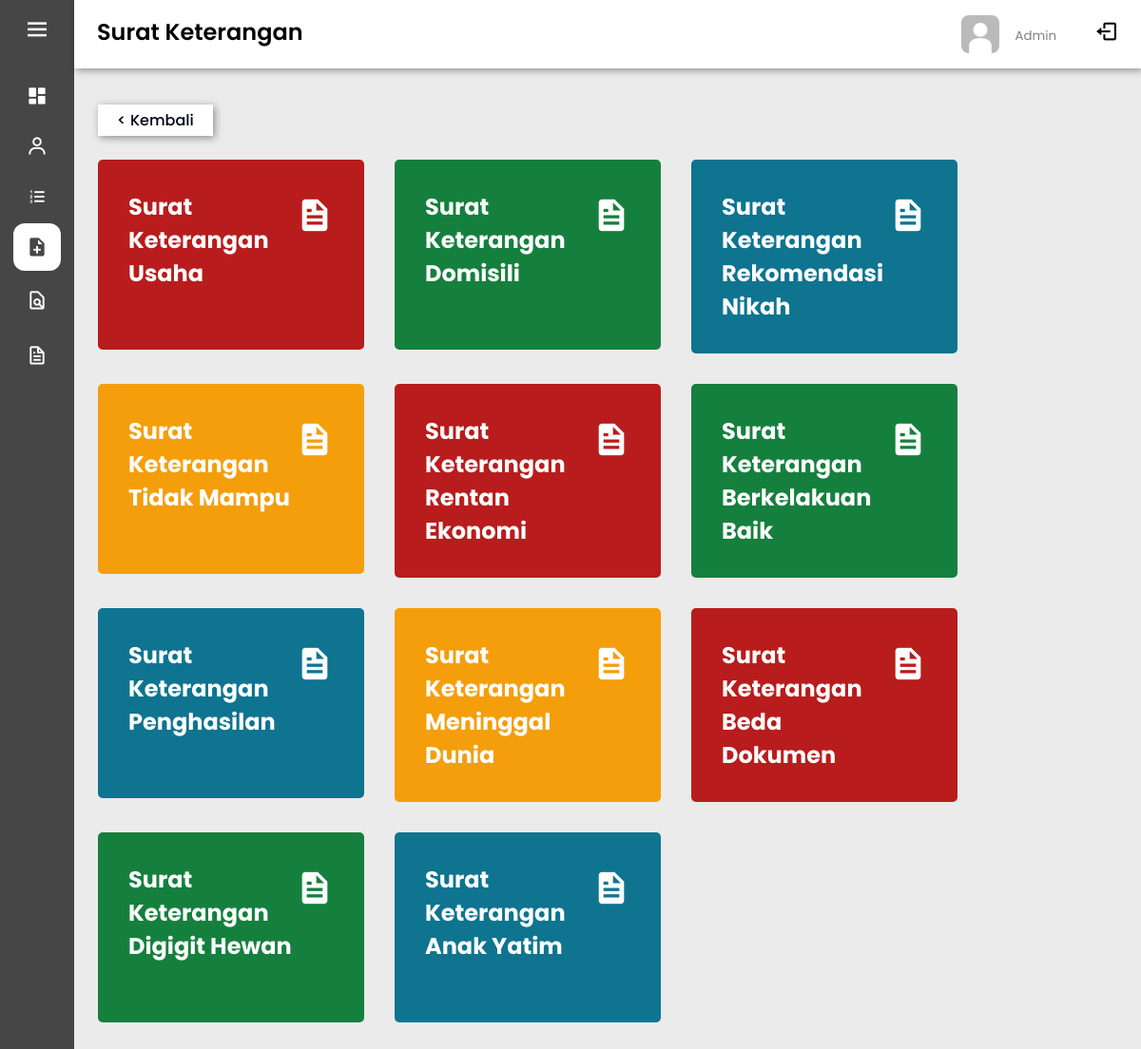
The app's page /admin/kelola_arsip/srtktrng/index.php with its own data.
### tables this page shows
CREATE TABLE `jenis_keterangan` (
  `id_jenis_keterangan` int(11) NOT NULL,
  `jenis_keterangan` varchar(100) NOT NULL
);

### admin/kelola_arsip/srtktrng/index.php (the view, shortened to what this page needs)
<?php
include '../../../koneksi.php';
?>
<!DOCTYPE html>
<html lang="en">
<head>
    <link rel="stylesheet" href="style/index.css">
    <link href='https://unpkg.com/boxicons@2.0.9/css/boxicons.min.css' rel='stylesheet'>
</head>
<body>
    <div class="sidebar">
        <div class="logo-content">
            <i class='bx bx-menu' id="btn"></i>
        </div>
        <ul class="nav-list">
            <li>
                <a href="../../index.php">
                <i class='bx bxs-dashboard'></i>
                </a>
            </li>
            <li>
                <a href='../../akun'>
                    <i class='bx bx-user'></i>
                </a>
            </li>
            <li>
                <a href='../../jenis'>
                    <i class='bx bx-list-ol'></i>
                </a>
            </li>
            <li class="active">
                <a href='../../kelola_arsip'>
                    <i class='bx bxs-file-plus'></i>
                </a>
            </li>
            <li onclick="drop()">
                <label>
                    <i class='bx bx-file-find'></i>
                </label>
            </li>
            <li onclick="dropp()">
                <label>
                    <i class='bx bx-file'></i>
                </label>
            </li>
        </ul>
    </div>
    <div class="main-content">
        <header>
            <h2>
                Surat Keterangan
            </h2>
            <div class="user">
                <img src="../../../img/pp.jpg" width="40px" height="40px" alt="">
                <div>
                    <small>Admin</small>
                </div>
                <div class="logout">
                <a href="../../../logout.php"><i class='bx bx-log-out' id="logout"></i></a>
                </div>
            </div>
        </header>
        <main>
        <div class="list">
            <a href="../index.php"><button class='bton'>< Kembali</button></a>
        </div>
            <div class="cards">
                <?php
                $sql = $conn->prepare("SELECT * FROM jenis_keterangan");
                $sql->execute();
                $data = $sql->fetchAll();
                foreach($data as $value) {
                    $a = array(1,5,9,13,17,21,25);
                    $b = array(2,6,10,14,18,22,26);
                    $c = array(3,7,11,15,19,23,27);
                    $d = array(4,8,12,16,20,24,28);
                ?>
                <a href="data.php?id=<?php echo $value['id_jenis_keterangan'] ?>">
                <div class="card-single <?php
                    if(in_array($value['id_jenis_keterangan'],$a)){
                        echo"a";
                    } else if(in_array($value['id_jenis_keterangan'],$b)){
                        echo"b";
                    } else if(in_array($value['id_jenis_keterangan'],$c)){
                        echo"c";
                    } else if(in_array($value['id_jenis_keterangan'],$d)){
                        echo"d";
                    }
                ?>">
                    <div>
                        <h2><?php echo $value['jenis_keterangan'] ?></h2>
                    </div>
                    <div>
                        <span class='bx bxs-file'></span>
                    </div>
                </div></a>
                <?php } ?>
            </div>
        </main>
    </div>
</body>
</html>

### admin/kelola_arsip/srtktrng/style/index.css (style rules this page uses)
* { margin: 0; padding: 0; box-sizing: border-box; font-family: "Poppins" , sans-serif; }
body { margin: 0px; padding: 0px; position: relative; min-height: 100vh; width: 100%; overflow: auto; background-color: rgb(235, 235, 235); }
.sidebar { position: fixed; top: 0; left: 0; height: 100%; width: 78px; background: rgb(70, 70, 70); background-size: cover; padding: 6px 14px; transition: all 0.3s ease; }
.sidebar #btn { position: absolute; color: white; left: 50%; top: 6px; font-size: 30px; height: 50px; width: 50px; text-align: center; line-height: 50px; transform: translateX(-50%); }
.sidebar ul { margin-top: 20px; margin-bottom: 100px; }
.sidebar ul li { position: relative; height: 50px; width: 100%; margin: 3px 0px; list-style: none; line-height: 50px; }
.sidebar ul li a, .sidebar ul li label { color: white; display: flex; align-items: center; text-decoration: none; transition: all 0.25s ease; border-radius: 12px; white-space: nowrap; }
.sidebar ul li.active a, .sidebar ul li.active label { color: rgb(70, 70, 70); background: white; }
.sidebar ul li i { height: 50px; min-width: 50px; border-radius: 12px; line-height: 50px; text-align: center; font-size: 23px; }
.sidebar ul li:nth-child(7) { margin-top: 8px; }
.main-content { margin-left: 78px; transition: all .3s ease; }
.main-content header { background: white; display: flex; justify-content: space-between; padding: 1rem 1.5rem; box-shadow: 2px 2px 8px rgba(0, 0, 0, 0.4); left: 78px; width: calc(100% - 78px); top: 0; position: fixed; transition: all .3s ease; z-index: 99; }
header h2 { color: black; font-weight: 600; }
.user { display: flex; align-items: center; }
.user img { border-radius: 20%; margin-right: 1rem; }
.user small { display: inline-block; color: gray; }
.user .logout { margin-left: 40px; font-size: 25px; }
.user .logout a { color: black; }
main { animation: transitionIn .25s ease-in; padding: 40px 25px; min-height: calc(100vh - 90px); }
.list { animation: transitionIn .25s ease-in; margin-top: 70px; }
.bton { margin-right: 10px; border: none; color: rgba(0, 0, 24); padding: 4px 20px; text-align: center; text-decoration: none; font-size: 16px; font-weight: 500; background-color: white; box-shadow: 2px 2px 8px rgba(0, 0, 0, 0.4); transition: .1s linear; }
.cards { display: grid; grid-template-columns: repeat(auto-fit, 280px); grid-gap: 2rem; margin-top: 25px; }
.cards a { text-decoration: none; color: white; }
.card-single { display: flex; justify-content: space-between; padding: 2rem; border-radius: 5px; transition: all .2s ease-out; min-height: 200px; }
.card-single.a { background: rgb(185, 28, 28); }
.card-single.b { background: rgb(21, 128, 61); }
.card-single.c { background: rgb(14, 116, 144); }
.card-single.d { background: rgb(245, 158, 11); }
.card-single div:last-child { font-size: 40px; }

### records on screen
jenis_keterangan: jenis_keterangan "Surat Keterangan Usaha"
jenis_keterangan: jenis_keterangan "Surat Keterangan Domisili"
jenis_keterangan: jenis_keterangan "Surat Keterangan Rekomendasi Nikah"
jenis_keterangan: jenis_keterangan "Surat Keterangan Tidak Mampu"
jenis_keterangan: jenis_keterangan "Surat Keterangan Rentan Ekonomi"
jenis_keterangan: jenis_keterangan "Surat Keterangan Berkelakuan Baik"
jenis_keterangan: jenis_keterangan "Surat Keterangan Penghasilan"
jenis_keterangan: jenis_keterangan "Surat Keterangan Meninggal Dunia"
jenis_keterangan: jenis_keterangan "Surat Keterangan Beda Dokumen"
jenis_keterangan: jenis_keterangan "Surat Keterangan Digigit Hewan"
jenis_keterangan: jenis_keterangan "Surat Keterangan Anak Yatim"
